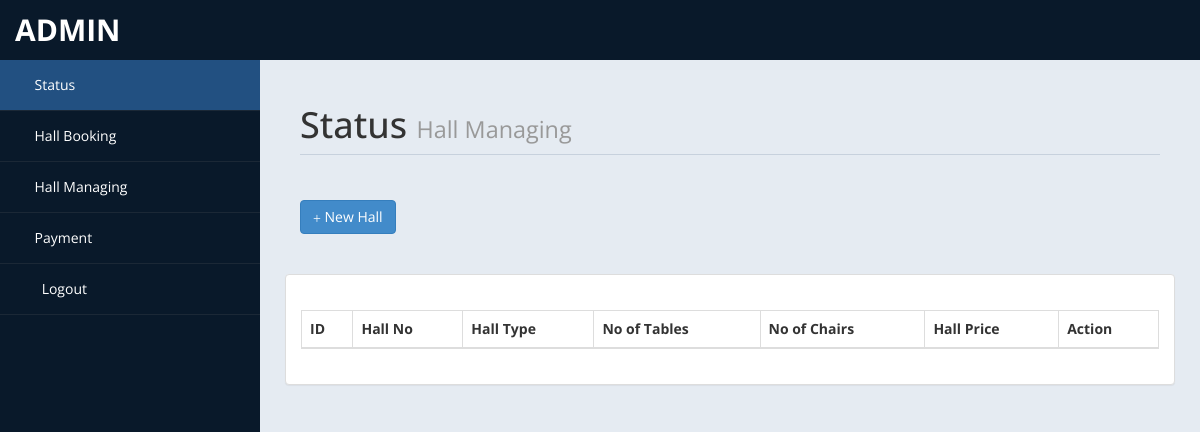
/admin/hallmanage.php (signed in), run on an earlier commit of the app's database.
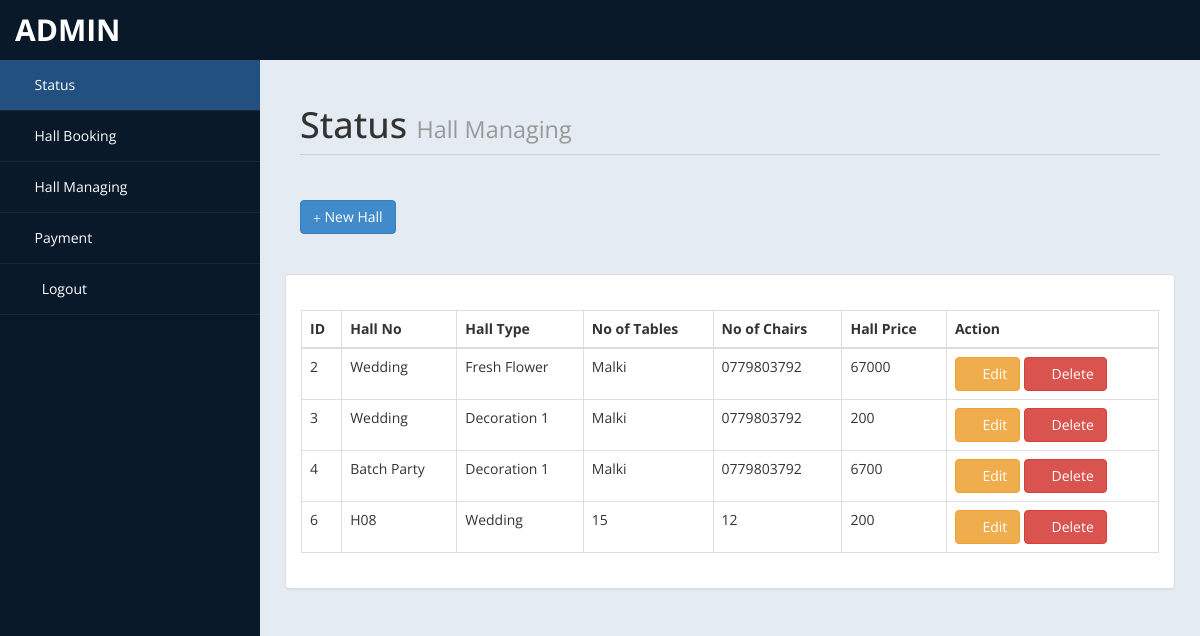
And on a later commit of the database.
### tables this page shows
CREATE TABLE `hallmanage` (
  `id` int(11) NOT NULL,
  `hno` varchar(200) NOT NULL,
  `htype` varchar(200) NOT NULL,
  `htable` varchar(200) NOT NULL,
  `chair` varchar(200) NOT NULL,
  `price` varchar(200) NOT NULL
);

### admin/hallmanage.php (the view, shortened to what this page needs)
<!DOCTYPE html>
<html xmlns="http://www.w3.org/1999/xhtml">
<head>
    <link href="assets/css/bootstrap.css" rel="stylesheet" />
    <link href="assets/css/font-awesome.css" rel="stylesheet" />
    <link href="assets/js/morris/morris-0.4.3.min.css" rel="stylesheet" />
    <link href="assets/css/custom-styles.css" rel="stylesheet" />
</head>
<body>
    <div id="wrapper">
        <nav class="navbar navbar-default top-navbar" role="navigation">
            <div class="navbar-header">
                <a class="navbar-brand" href="home.php"> <?php echo $_SESSION["user"]; ?> </a>
            </div>
            <ul class="nav navbar-top-links navbar-right">
                <li class="dropdown">
                    <a class="dropdown-toggle" data-toggle="dropdown" href="#" aria-expanded="false">
                        <i class="fa fa-user fa-fw"></i> <i class="fa fa-caret-down"></i>
                    </a>
                </li>
            </ul>
        </nav>
        <nav class="navbar-default navbar-side" role="navigation">
            <div class="sidebar-collapse">
                <ul class="nav" id="main-menu">
                    <li>
                        <a class="active-menu" href="home.php"><i class="fa fa-dashboard"></i> Status</a>
                    </li>
					<li>
                        <a href="hallbook.php"><i class="fa fa-bar-chart-o"></i> Hall Booking</a>
                    </li>
                    <li>
                        <a href="hallmanage.php"><i class="fa fa-bar-chart-o"></i> Hall Managing</a>
                    </li>
                    <li>
                        <a href="payment.php"><i class="fa fa-qrcode"></i> Payment</a>
                    </li>
                    <li>
                        <a href="logout.php"><i class="fa fa-sign-out fa-fw"></i> Logout</a>
                    </li>
					</ul>
            </div>
        </nav>
        <div id="page-wrapper">
            <div id="page-inner">
                <div class="row">
                    <div class="col-md-12">
                        <h1 class="page-header">
                            Status <small>Hall Managing </small>
                        </h1>
                        <div>
				<a href="#addnew" data-toggle="modal" class="btn btn-primary"><span class="glyphicon glyphicon-plus"></span> New Hall</a>
			</div>
                    </div>
                </div>
<div>
	<div class="row">
		<div class="col-sm-8 col-sm-offset-2">
			</div> <br></br>
			<div>
                <div class="panel panel-default">
                        <div class="panel-body">
                            <div class="table-responsive">
                                <table class="table table-striped table-bordered table-hover" id="dataTables-example">
				<table class="table table-bordered">
					<thead>
						<th>ID</th>
						<th>Hall No</th>
						<th>Hall Type</th>
						<th>No of Tables</th>
						<th>No of Chairs</th>
						<th>Hall Price</th>
						<th>Action</th>
					</thead>
					<tbody>
						<?php
							include_once('connection.php');
							$sql = "SELECT * FROM hallmanage";
							$query = $conn->query($sql);
							while($row = $query->fetch_assoc()){
								echo
								"<tr>
									<td>".$row['id']."</td>
									<td>".$row['hno']."</td>
									<td>".$row['htype']."</td>
									<td>".$row['htable']."</td>
									<td>".$row['chair']."</td>
									<td>".$row['price']."</td>
									<td>
										<a href='#edit_".$row['id']."' class='btn btn-warning' data-toggle='modal'><span class='glyphicon glyphicon-edit'></span> Edit</a>
										<a href='#delete_".$row['id']."' class='btn btn-danger' data-toggle='modal'><span class='glyphicon glyphicon-trash'></span> Delete</a>
									</td>
								</tr>";
							}
						?>
					</tbody>
				</table>
			</div></div></div></div>
	</div>
</div>
</body>
</html>

What changed in the data, as far as the page shows it:
added hallmanage: id "2", hno "Wedding", htype "Fresh Flower", htable "Malki", chair "0779803792", price "67000"
added hallmanage: id "3", hno "Wedding", htype "Decoration 1", htable "Malki", chair "0779803792", price "200"
added hallmanage: id "4", hno "Batch Party", htype "Decoration 1", htable "Malki", chair "0779803792", price "6700"
added hallmanage: id "6", hno "H08", htype "Wedding", htable "15", chair "12", price "200"
